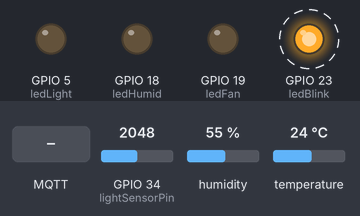
This sketch was run on a simulated ESP32. Parts: output pins drawn as LEDs (lit = HIGH). Dashed ring = blinking. The inputs (shaded band) are chosen by the test bench; at power-on: GPIO 34 (lightSensorPin) = 2048, humidity 55 %, temperature 24 °C. WiFi joins after 1.5 s; servers stay silent unless stated; random numbers use the default seed unless the sketch sets one; no MQTT or app messages arrive unless stated; what the sketch prints to the serial monitor is not drawn.

Above: at 3.7 s.
3.8 s: GPIO 34 (lightSensorPin) set to 2769
7.3 s: GPIO 34 (lightSensorPin) set to 2844
At 8.9 s:
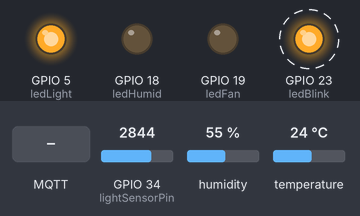
11.0 s: MQTT message "1" arrives on the second subscribed topic
At 11.9 s:
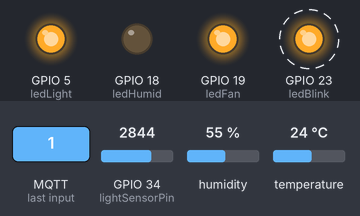
14.5 s: MQTT message "cmd/light" arrives on the first subscribed topic
At 14.9 s:
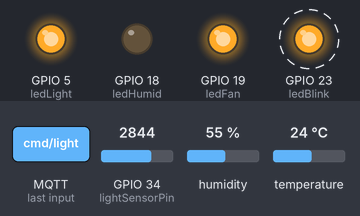
18.0 s: MQTT message "cmd/temp" arrives on the first subscribed topic
At 18.34 s:
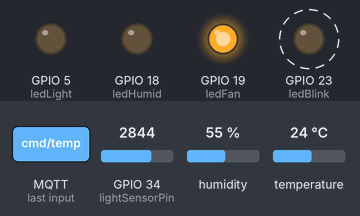
21.5 s: MQTT message "1" arrives on the third subscribed topic
At 21.84 s:
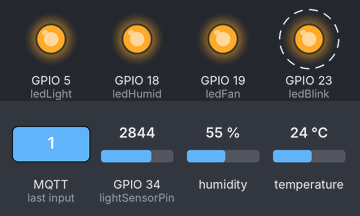
Timing chart, 0 to 26.0 s (numbered marks = the images above; inputs shaded):
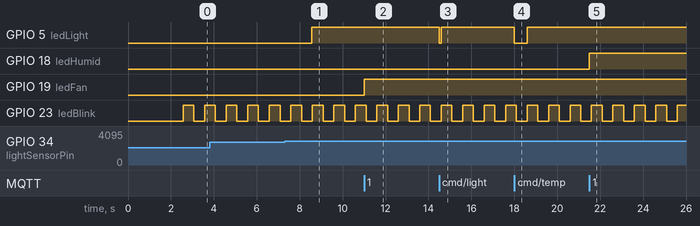

The sketch:

th3.ino
```cpp
#include <WiFi.h>
#include <PubSubClient.h>
#include "DHT.h"

// --- 1. THÔNG TIN KẾT NỐI ---
const char* ssid = "Hmmm";
const char* password = "98766789";
const char* mqtt_server = "192.168.85.13";
const int mqtt_port = 1308;
const char* mqtt_user = "vum8";
const char* mqtt_pass = "123456";

// --- 2. KHAI BÁO CHÂN CẮM ---
const int ledLight = 5;
const int ledFan = 19;
const int ledHumid = 18;
const int ledBlink = 23;
const int lightSensorPin = 34;

#define DHTPIN 4
#define DHTTYPE DHT11
DHT dht(DHTPIN, DHTTYPE);

WiFiClient espClient;
PubSubClient client(espClient);

unsigned long lastMsg = 0;
unsigned long prevBlink = 0;
int ledState = LOW;

// --- HÀM GỬI TRẠNG THÁI HIỆN TẠI (ĐỒNG BỘ) ---
void sendCurrentStatus() {
  client.publish("ack/light", digitalRead(ledLight) ? "ON" : "OFF");
  client.publish("ack/fan", digitalRead(ledFan) ? "ON" : "OFF");
  client.publish("ack/humid", digitalRead(ledHumid) ? "ON" : "OFF");
  Serial.println("📢 Da dong bo trang thai thiet bi len Server!");
}

void setup_wifi() {
  delay(10);
  Serial.print("Connecting to "); Serial.println(ssid);
  WiFi.disconnect(true, true);
  delay(1000);
  WiFi.begin(ssid, password);
  while (WiFi.status() != WL_CONNECTED) {
    delay(500);
    Serial.print(".");
  }
  Serial.println("\nWiFi connected. IP: ");
  Serial.println(WiFi.localIP());
}

// --- LUỒNG NHẬN LỆNH TỪ APP ---
void callback(char* topic, byte* payload, unsigned int length) {
  String message = "";
  for (int i = 0; i < length; i++) message += (char)payload[i];
  String strTopic = String(topic);

  Serial.println("Topic: " + strTopic + " | Message: " + message);

  if (strTopic == "cmd/light") {
    digitalWrite(ledLight, (message == "1") ? HIGH : LOW);
    client.publish("ack/light", (message == "1") ? "ON" : "OFF");
  }
  else if (strTopic == "cmd/temp") {
    digitalWrite(ledFan, (message == "1") ? HIGH : LOW);
    client.publish("ack/fan", (message == "1") ? "ON" : "OFF");
  }
  else if (strTopic == "cmd/humid") {
    digitalWrite(ledHumid, (message == "1") ? HIGH : LOW);
    client.publish("ack/humid", (message == "1") ? "ON" : "OFF");
  }
  else if (strTopic == "cmd/request_update") {
    sendCurrentStatus();
  }
}

void reconnect() {
  while (!client.connected()) {
    Serial.print("Attempting MQTT connection...");
    String clientId = "ESP32_Vum8_" + String(random(0xffff), HEX);
    if (client.connect(clientId.c_str(), mqtt_user, mqtt_pass)) {
      Serial.println("CONNECTED");
      client.subscribe("cmd/light");
      client.subscribe("cmd/temp");
      client.subscribe("cmd/humid");
      client.subscribe("cmd/request_update");
      client.publish("cmd/request_sync", "1");
      sendCurrentStatus();
    } else {
      Serial.print("failed, rc=");
      Serial.print(client.state());
      delay(5000);
    }
  }
}

void setup() {
  Serial.begin(115200);
  pinMode(ledLight, OUTPUT);
  pinMode(ledFan, OUTPUT);
  pinMode(ledHumid, OUTPUT);
  pinMode(ledBlink, OUTPUT);
  pinMode(lightSensorPin, INPUT);

  // digitalWrite(ledLight, LOW); Cưỡng bức tắt đèn, bỏ đi để set trạng thái cuối khi lỗi xảy ra
  // digitalWrite(ledFan, LOW);
  // digitalWrite(ledHumid, LOW);

  dht.begin();
  setup_wifi();
  client.setServer(mqtt_server, mqtt_port);
  client.setCallback(callback);
  client.setBufferSize(512);
}

void loop() {
  if (!client.connected()) reconnect();
  client.loop();

  unsigned long currentMillis = millis();

  // Blink LED trạng thái hệ thống
  if (currentMillis - prevBlink >= 500) {
    prevBlink = currentMillis;
    ledState = !ledState;
    digitalWrite(ledBlink, ledState);
  }

  // Gửi dữ liệu định kỳ mỗi 2 giây
  if (currentMillis - lastMsg >= 2000) {
    lastMsg = currentMillis;

    float h = dht.readHumidity();
    float t = dht.readTemperature();

    // --- SỬA LOGIC ÁNH SÁNG TẠI ĐÂY ---
    int rawLight = analogRead(lightSensorPin);
    // Đảo ngược giá trị: 4095 (tối) thành ~0, 0 (sáng) thành ~4095
    int lightValue = 4095 - rawLight;

    if (!isnan(t) && !isnan(h)) {
      String payload = "{\"temp\":" + String(t) +
                       ",\"hum\":" + String(h) +
                       ",\"light\":" + String(lightValue) + "}";

      client.publish("sensors/data", payload.c_str());
    }

    // --- LOGIC TỰ ĐỘNG THUẬN CHIỀU ---
    // Ngưỡng 1000: Nếu dưới mức này là tối -> Bật đèn
    if (lightValue < 1300 && digitalRead(ledLight) == LOW) {
      digitalWrite(ledLight, HIGH);
      client.publish("ack/light", "ON");
      Serial.println("🌙 Tu dong: TROI TOI -> BAT DEN");
    }
    // Ngưỡng 2500: Nếu trên mức này là đủ sáng -> Tắt đèn
    else if (lightValue > 2500 && digitalRead(ledLight) == HIGH) {
      digitalWrite(ledLight, LOW);
      client.publish("ack/light", "OFF");
      Serial.println("☀️ Tu dong: TROI SANG -> TAT DEN");
    }
  }
}
```

Measured:
- the behaviour switches between 2795 and 2796 on GPIO 34 (lightSensorPin) (found by bisection; images 0 and 1)
- after the input at 7.3 s, GPIO 5 (ledLight): LOW → HIGH after 1.3 s
- after the input at 11.0 s, GPIO 19 (ledFan): LOW → HIGH at once
- after the input at 14.5 s, GPIO 5 (ledLight): HIGH → LOW at once, → HIGH 0.09 s later
- after the input at 18.0 s, GPIO 5 (ledLight): HIGH → LOW at once, → HIGH 0.59 s later
- after the input at 21.5 s, GPIO 18 (ledHumid): LOW → HIGH at once
- by itself, GPIO 23 (ledBlink): alternates HIGH for 0.50 s and LOW for 0.50 s
